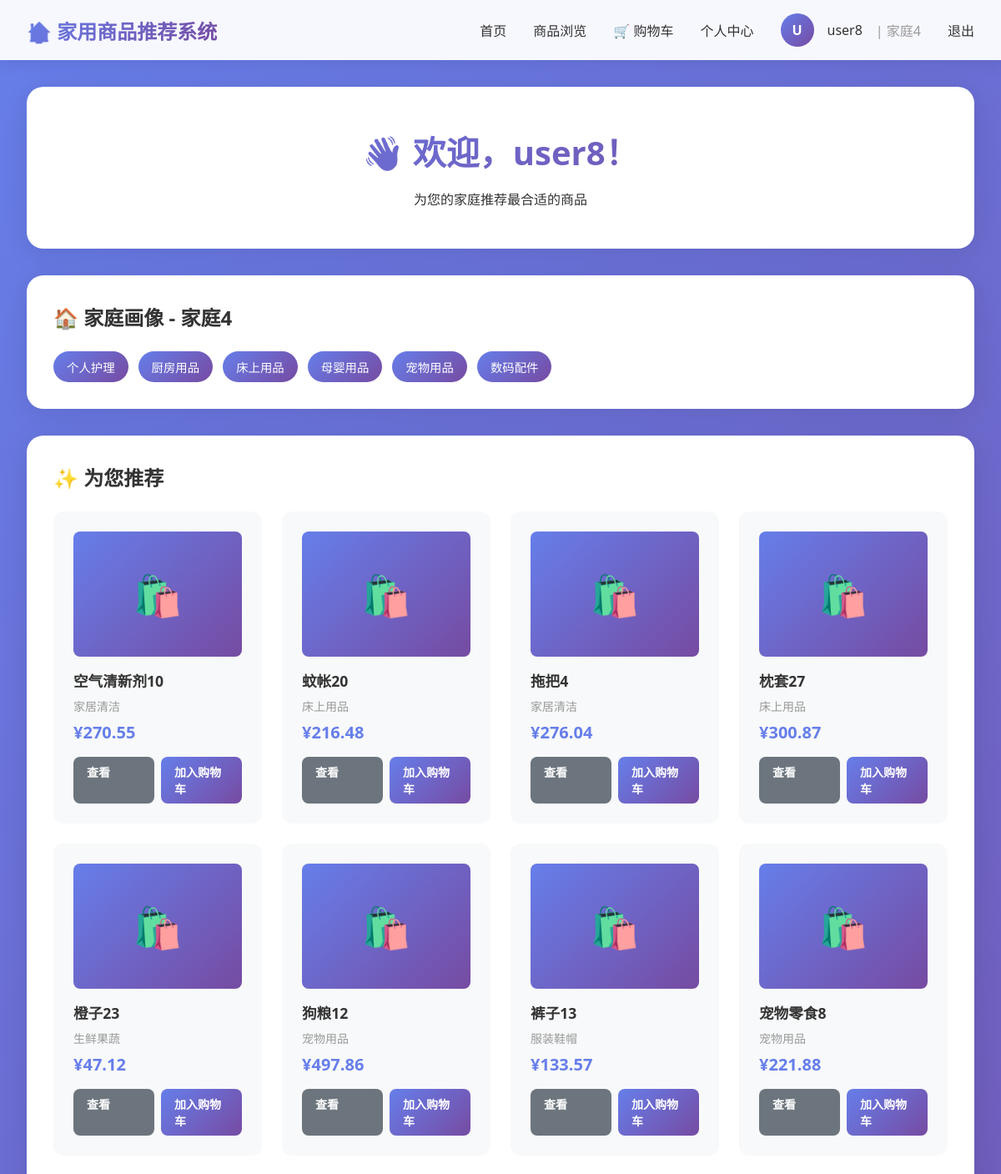
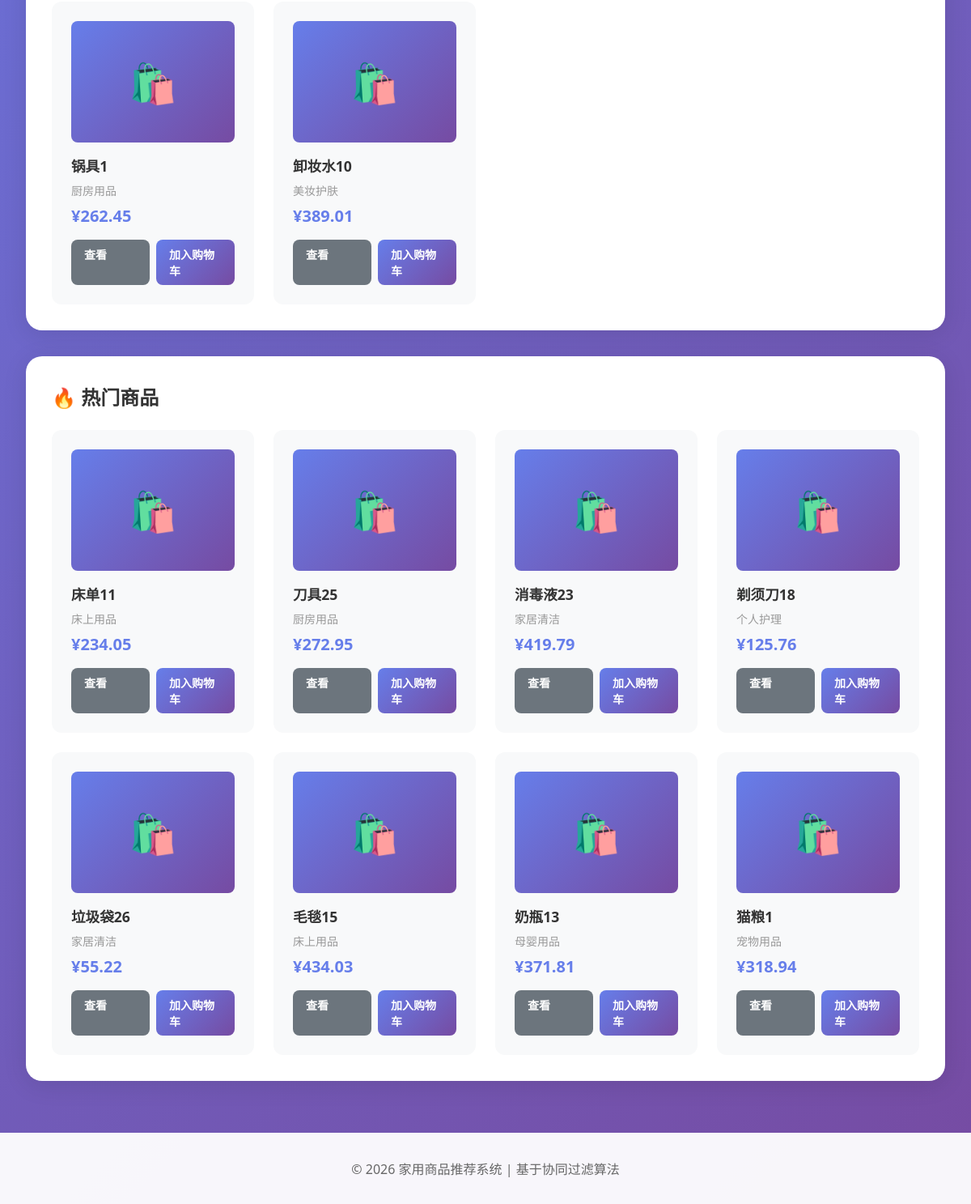
/ (signed in), run on the app's committed database (2 pictures, top to bottom).
### shop/models.py (models this page shows, shortened)
class User(AbstractUser):
    family = models.ForeignKey(
        Family,
        on_delete=models.CASCADE,
        related_name='members',
        null=True,
        blank=True,
        verbose_name='所属家庭'
    )
    class Meta:
        verbose_name = '用户'
        verbose_name_plural = '用户'

class Family(models.Model):
    name = models.CharField(max_length=100, unique=True, verbose_name='家庭名称')
    created_at = models.DateTimeField(auto_now_add=True, verbose_name='创建时间')
    class Meta:
        verbose_name = '家庭'
        verbose_name_plural = '家庭'

class Category(models.Model):
    name = models.CharField(max_length=100, unique=True, verbose_name='分类名称')
    description = models.TextField(blank=True, verbose_name='分类描述')
    class Meta:
        verbose_name = '商品分类'
        verbose_name_plural = '商品分类'

class Product(models.Model):
    name = models.CharField(max_length=200, verbose_name='商品名称')
    category = models.ForeignKey(
        Category,
        on_delete=models.CASCADE,
        related_name='products',
        verbose_name='商品分类'
    )
    price = models.DecimalField(max_digits=10, decimal_places=2, verbose_name='价格')
    stock = models.IntegerField(default=0, verbose_name='库存')
    lifecycle = models.IntegerField(
        default=30,
        verbose_name='生命周期(天)',
        help_text='商品使用完的预计天数'
    )
    description = models.TextField(blank=True, verbose_name='商品描述')
    image = models.CharField(max_length=500, blank=True, verbose_name='商品图片')
    created_at = models.DateTimeField(auto_now_add=True, verbose_name='创建时间')
    class Meta:
        verbose_name = '商品'
        verbose_name_plural = '商品'

### shop/views.py (the view)
# urls.py: path('', views.home, name='home'),
@login_required
def home(request):
    user = request.user
    family_profile = None
    if user.family:
        family_profile, _ = FamilyProfile.objects.get_or_create(family=user.family)
    recommendations = get_user_recommendations(user, top_n=10)
    cart = None
    cart_count = 0
    if user.family:
        cart, _ = Cart.objects.get_or_create(family=user.family)
        cart_count = cart.get_items_count()
    popular_products = Product.objects.annotate(
        behavior_count=Count('behaviors')
    ).order_by('-behavior_count')[:8]
    context = {
        'user': user,
        'family_profile': family_profile,
        'recommendations': recommendations,
        'popular_products': popular_products,
        'cart_count': cart_count,
    }
    return render(request, 'home.html', context)

### shop/models.py (called while the page is built)
    def get_items_count(self):
        return sum(item.quantity for item in self.items.all())

    def should_recommend(self):
        if not self.product.lifecycle:
            return False
        days_passed = (timezone.now() - self.purchase_date).days
        lifecycle_percentage = days_passed / self.product.lifecycle
        return lifecycle_percentage >= 0.7

    def get_score(self):
        return self.BEHAVIOR_SCORES.get(self.behavior_type, 0)

### shop/recommender.py (called while the page is built)
def get_user_recommendations(user, top_n=10):
    recommender = RecommenderSystem(alpha=0.5)
    return recommender.get_recommendations(user, top_n)

    def cosine_similarity(self, matrix):
        norms = np.linalg.norm(matrix, axis=1, keepdims=True)
        norms[norms == 0] = 1  # 避免除零
        normalized_matrix = matrix / norms
        similarity = np.dot(normalized_matrix, normalized_matrix.T)
        return similarity

    def normalize_scores(self, scores):
        if len(scores) == 0:
            return scores
        min_score = np.min(scores)
        max_score = np.max(scores)
        if max_score == min_score:
            return np.ones_like(scores) * 0.5
        return (scores - min_score) / (max_score - min_score)

    def user_based_cf(self, user_id, user_idx, product_idx, top_n=10):
        if user_id not in user_idx:
            return []
        u_idx = user_idx[user_id]
        user_similarity = self.cosine_similarity(self.user_item_matrix)
        similarities = user_similarity[u_idx].copy()
        similarities[u_idx] = 0  # 排除自己
        predictions = np.dot(similarities, self.user_item_matrix)
        user_interacted = self.user_item_matrix[u_idx] > 0
        predictions[user_interacted] = -1
        return predictions

    def item_based_cf(self, user_id, user_idx, product_idx, top_n=10):
        if user_id not in user_idx:
            return []
        u_idx = user_idx[user_id]
        item_similarity = self.cosine_similarity(self.item_user_matrix)
        user_ratings = self.user_item_matrix[u_idx]
        predictions = np.dot(user_ratings, item_similarity)
        user_interacted = self.user_item_matrix[u_idx] > 0
        predictions[user_interacted] = -1
        return predictions

### templates/home.html (shortened to what this page needs)
{% extends 'base.html' %}
{% block content %}
<div class="welcome-section">
    <h1>👋 欢迎，{{ user.username }}！</h1>
    <p>为您的家庭推荐最合适的商品</p>
</div>
{% if user.family %}
<div class="family-profile-section">
    <h2 class="section-title">🏠 家庭画像 - {{ user.family.name }}</h2>
    {% if family_profile.preferred_categories.all %}
    <div class="categories-list">
        {% for category in family_profile.preferred_categories.all %}
        <span class="category-tag">{{ category.name }}</span>
        {% endfor %}
    </div>
    {% else %}
    <p style="color: #999;">还没有设置家庭偏好分类，<a href="{% url 'profile' %}" style="color: #667eea;">去设置</a></p>
    {% endif %}
</div>
{% endif %}
<div class="recommendations-section">
    <h2 class="section-title">✨ 为您推荐</h2>
    {% if recommendations %}
    <div class="products-grid">
        {% for product in recommendations %}
        <div class="product-card">
            <div class="product-image">🛍️</div>
            <div class="product-name">{{ product.name }}</div>
            <div class="product-category">{{ product.category.name }}</div>
            <div class="product-price">¥{{ product.price }}</div>
            <div class="product-actions">
                <a href="{% url 'product_detail' product.id %}" class="btn btn-secondary btn-small">查看</a>
                <a href="{% url 'add_to_cart' product.id %}" class="btn btn-primary btn-small">加入购物车</a>
            </div>
        </div>
        {% endfor %}
    </div>
    {% else %}
    <div class="empty-state">
        <div class="empty-state-icon">🤔</div>
        <p>暂无推荐商品，快去浏览商品吧！</p>
        <a href="{% url 'products' %}" class="btn btn-primary" style="margin-top: 1rem;">浏览商品</a>
    </div>
    {% endif %}
</div>
<div class="recommendations-section">
    <h2 class="section-title">🔥 热门商品</h2>
    {% if popular_products %}
    <div class="products-grid">
        {% for product in popular_products %}
        <div class="product-card">
            <div class="product-image">🛍️</div>
            <div class="product-name">{{ product.name }}</div>
            <div class="product-category">{{ product.category.name }}</div>
            <div class="product-price">¥{{ product.price }}</div>
            <div class="product-actions">
                <a href="{% url 'product_detail' product.id %}" class="btn btn-secondary btn-small">查看</a>
                <a href="{% url 'add_to_cart' product.id %}" class="btn btn-primary btn-small">加入购物车</a>
            </div>
        </div>
        {% endfor %}
    </div>
    {% endif %}
</div>
{% endblock %}

### templates/base.html (shortened to what this page needs)
<!DOCTYPE html>
<html lang="zh-CN">
<head>
</head>
<body>
    {% if user.is_authenticated %}
    <nav class="navbar">
        <div class="navbar-content">
            <div class="logo">🏠 家用商品推荐系统</div>
            <div class="nav-links">
                <a href="{% url 'home' %}">首页</a>
                <a href="{% url 'products' %}">商品浏览</a>
                <a href="{% url 'cart' %}" class="cart-badge">
                    🛒 购物车
                </a>
                <a href="{% url 'profile' %}">个人中心</a>
                <div class="user-info">
                    <div class="user-avatar">{{ user.username.0|upper }}</div>
                    <span>{{ user.username }}</span>
                    {% if user.family %}
                    <span style="color: #999;">| {{ user.family.name }}</span>
                    {% endif %}
                </div>
                <a href="{% url 'logout' %}">退出</a>
            </div>
        </div>
    </nav>
    {% endif %}
    <div class="container">
        {% block content %}{% endblock %}
    </div>
    <div class="footer">
        <p>&copy; 2026 家用商品推荐系统 | 基于协同过滤算法</p>
    </div>
</body>
</html>

### templates/base.html (style rules this page uses)
* { margin: 0; padding: 0; box-sizing: border-box; }
body { font-family: 'Segoe UI', 'Microsoft YaHei', sans-serif; background: linear-gradient(135deg, #667eea 0%, #764ba2 100%); min-height: 100vh; color: #333; }
.navbar { background: rgba(255, 255, 255, 0.95); backdrop-filter: blur(10px); padding: 1rem 2rem; box-shadow: 0 2px 20px rgba(0,0,0,0.1); position: sticky; top: 0; z-index: 1000; }
.navbar-content { max-width: 1400px; margin: 0 auto; display: flex; justify-content: space-between; align-items: center; }
.logo { font-size: 1.5rem; font-weight: 700; background: linear-gradient(135deg, #667eea 0%, #764ba2 100%); -webkit-background-clip: text; -webkit-text-fill-color: transparent; background-clip: text; }
.nav-links { display: flex; gap: 2rem; align-items: center; }
.nav-links a { text-decoration: none; color: #333; font-weight: 500; transition: all 0.3s; position: relative; }
.nav-links a::after { content: ''; position: absolute; bottom: -5px; left: 0; width: 0; height: 2px; background: #667eea; transition: width 0.3s; }
.cart-badge { position: relative; }
.container { max-width: 1400px; margin: 2rem auto; padding: 0 2rem; }
.btn { padding: 0.75rem 1.5rem; border: none; border-radius: 8px; font-weight: 600; cursor: pointer; transition: all 0.3s; text-decoration: none; display: inline-block; }
.btn-primary { background: linear-gradient(135deg, #667eea 0%, #764ba2 100%); color: white; }
.btn-secondary { background: #6c757d; color: white; }
.footer { background: rgba(255, 255, 255, 0.95); padding: 2rem; text-align: center; margin-top: 4rem; color: #666; }
.user-info { display: flex; align-items: center; gap: 1rem; }
.user-avatar { width: 40px; height: 40px; border-radius: 50%; background: linear-gradient(135deg, #667eea 0%, #764ba2 100%); display: flex; align-items: center; justify-content: center; color: white; font-weight: bold; }

### templates/home.html (style rules this page uses)
.welcome-section { background: white; border-radius: 20px; padding: 3rem; margin-bottom: 2rem; box-shadow: 0 5px 30px rgba(0,0,0,0.1); text-align: center; animation: fadeIn 0.5s ease-out; }
.welcome-section h1 { font-size: 2.5rem; background: linear-gradient(135deg, #667eea 0%, #764ba2 100%); -webkit-background-clip: text; -webkit-text-fill-color: transparent; background-clip: text; margin-bottom: 1rem; }
.family-profile-section { background: white; border-radius: 20px; padding: 2rem; margin-bottom: 2rem; box-shadow: 0 5px 30px rgba(0,0,0,0.1); animation: slideInLeft 0.6s ease-out; }
.section-title { font-size: 1.5rem; margin-bottom: 1.5rem; color: #333; display: flex; align-items: center; gap: 0.5rem; }
.categories-list { display: flex; flex-wrap: wrap; gap: 0.75rem; }
.category-tag { background: linear-gradient(135deg, #667eea 0%, #764ba2 100%); color: white; padding: 0.5rem 1rem; border-radius: 20px; font-size: 0.9rem; animation: popIn 0.3s ease-out; }
.recommendations-section { background: white; border-radius: 20px; padding: 2rem; margin-bottom: 2rem; box-shadow: 0 5px 30px rgba(0,0,0,0.1); animation: slideInRight 0.6s ease-out; }
.products-grid { display: grid; grid-template-columns: repeat(auto-fill, minmax(250px, 1fr)); gap: 1.5rem; margin-top: 1.5rem; }
.product-card { background: #f8f9fa; border-radius: 12px; padding: 1.5rem; transition: all 0.3s; cursor: pointer; animation: fadeInUp 0.5s ease-out; }
.product-image { width: 100%; height: 150px; background: linear-gradient(135deg, #667eea 0%, #764ba2 100%); border-radius: 8px; display: flex; align-items: center; justify-content: center; font-size: 3rem; margin-bottom: 1rem; }
.product-name { font-size: 1.1rem; font-weight: 600; margin-bottom: 0.5rem; color: #333; }
.product-category { font-size: 0.875rem; color: #999; margin-bottom: 0.5rem; }
.product-price { font-size: 1.25rem; font-weight: 700; color: #667eea; margin-bottom: 1rem; }
.product-actions { display: flex; gap: 0.5rem; }
.btn-small { padding: 0.5rem 1rem; font-size: 0.875rem; flex: 1; }

### data on the page
User: username.0 "U", username "user8", family.name "家庭4"
Category: name "个人护理"
Category: name "厨房用品"
Category: name "床上用品"
Category: name "母婴用品"
Category: name "宠物用品"
Category: name "数码配件"
Product: name "空气清新剂10", category.name "家居清洁", price "270.55"
Product: name "蚊帐20", category.name "床上用品", price "216.48"
Product: name "拖把4", category.name "家居清洁", price "276.04"
Product: name "枕套27", category.name "床上用品", price "300.87"
Product: name "橙子23", category.name "生鲜果蔬", price "47.12"
Product: name "狗粮12", category.name "宠物用品", price "497.86"
Product: name "裤子13", category.name "服装鞋帽", price "133.57"
Product: name "宠物零食8", category.name "宠物用品", price "221.88"
Product: name "锅具1", category.name "厨房用品", price "262.45"
Product: name "卸妆水10", category.name "美妆护肤", price "389.01"
Product: name "床单11", category.name "床上用品", price "234.05"
Product: name "刀具25", category.name "厨房用品", price "272.95"
Product: name "消毒液23", category.name "家居清洁", price "419.79"
Product: name "剃须刀18", category.name "个人护理", price "125.76"
Product: name "垃圾袋26", category.name "家居清洁", price "55.22"
Product: name "毛毯15", category.name "床上用品", price "434.03"
Product: name "奶瓶13", category.name "母婴用品", price "371.81"
Product: name "猫粮1", category.name "宠物用品", price "318.94"
